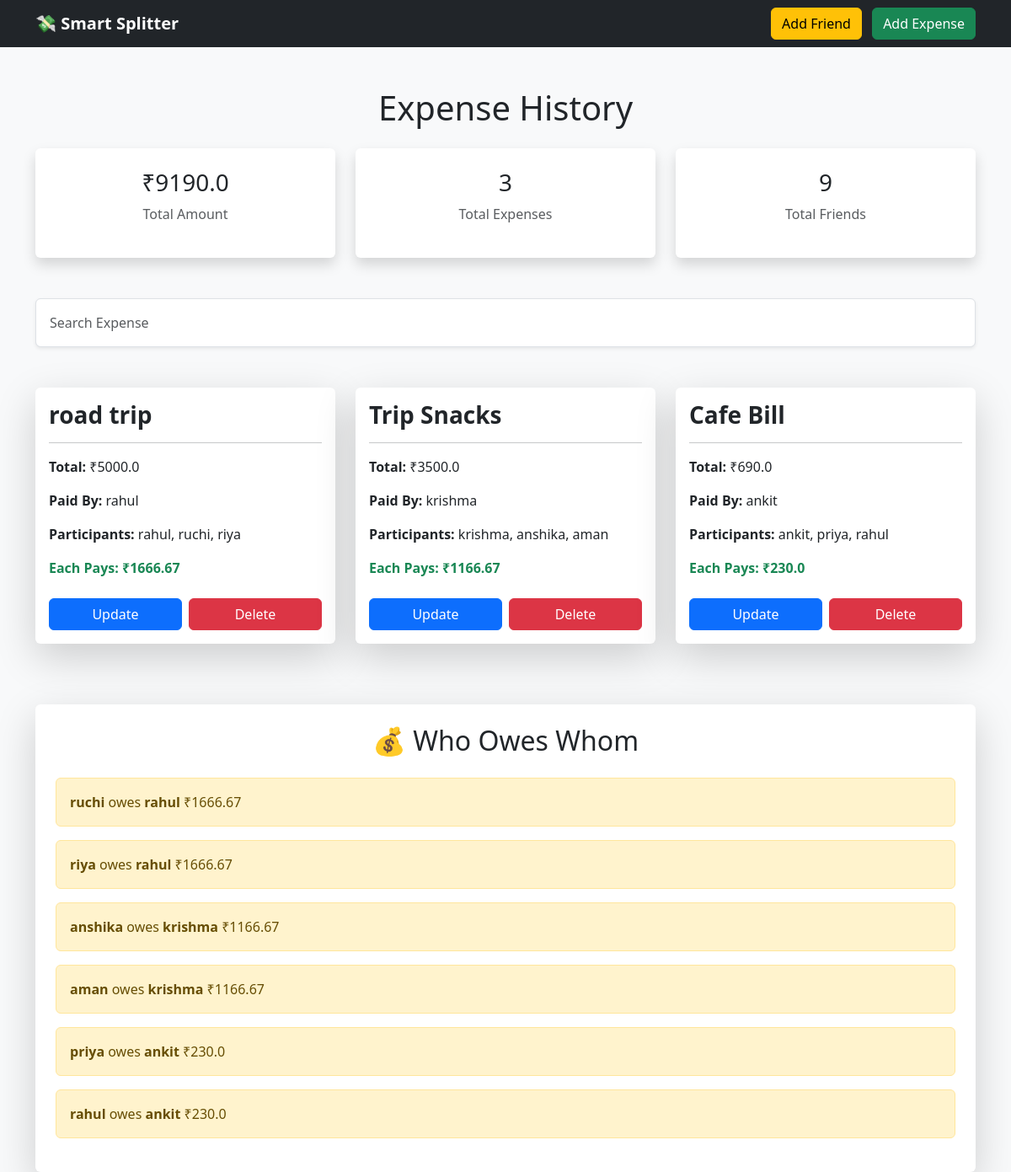
The page / on the database its author committed.
### app/models.py (models this page shows, shortened)
class Expense(models.Model):
    title = models.CharField(max_length=200)
    amount = models.FloatField()
    paid_by = models.ForeignKey(
        Friend,
        on_delete=models.CASCADE
    )
    participants = models.ManyToManyField(
        Friend,
        related_name='expenses'
    )
    created_at = models.DateTimeField(auto_now_add=True)
    def split_amount(self):
        total_people = self.participants.count()
        if total_people == 0:
            return 0
        return round(self.amount / total_people, 2)

class Friend(models.Model):
    name = models.CharField(max_length=100)
    def __str__(self):
        return self.name

### app/views.py (the view)
# urls.py: 2. Add a URL to urlpatterns:  path('', views.home, name='home')
def home(request):
    search = request.GET.get('search')
    expenses = Expense.objects.all().order_by('-created_at')
    if search:
        expenses = expenses.filter(
            title__icontains=search
        )
    total_expenses = Expense.objects.count()
    total_friends = Friend.objects.count()
    total_amount = 0
    for expense in expenses:
        total_amount += expense.amount
    owes_data = []
    for expense in expenses:
        split = expense.split_amount()
        for person in expense.participants.all():
            if person != expense.paid_by:
                owes_data.append({
                    'person': person.name,
                    'paid_to': expense.paid_by.name,
                    'amount': split
                })
    context = {
        'expenses': expenses,
        'total_expenses': total_expenses,
        'total_friends': total_friends,
        'total_amount': total_amount,
        'owes_data': owes_data
    }
    return render(
        request,
        'app/home.html',
        context
    )

### app/templates/app/home.html
{% extends 'app/base.html' %}
{% block content %}
<h1 class="text-center mb-4">
    Expense History
</h1>
<div class="row mb-5">
    <div class="col-md-4">
        <div class="card shadow border-0 text-center p-4">
            <h3>
                ₹{{ total_amount }}
            </h3>
            <p class="text-muted">
                Total Amount
            </p>
        </div>
    </div>
    <div class="col-md-4">
        <div class="card shadow border-0 text-center p-4">
            <h3>
                {{ total_expenses }}
            </h3>
            <p class="text-muted">
                Total Expenses
            </p>
        </div>
    </div>
    <div class="col-md-4">
        <div class="card shadow border-0 text-center p-4">
            <h3>
                {{ total_friends }}
            </h3>
            <p class="text-muted">
                Total Friends
            </p>
        </div>
    </div>
</div>
<form method="GET"
      class="mb-5">
    <input type="text"
           name="search"
           class="form-control shadow-sm p-3"
           placeholder="Search Expense">
</form>
<div class="row">
    {% for expense in expenses %}
    <div class="col-md-4">
        <div class="card border-0 shadow-lg mb-4">
            <div class="card-body">
                <h3 class="fw-bold">
                    {{ expense.title }}
                </h3>
                <hr>
                <p>
                    <strong>Total:</strong>
                    ₹{{ expense.amount }}
                </p>
                <p>
                    <strong>Paid By:</strong>
                    {{ expense.paid_by }}
                </p>
                <p>
                    <strong>Participants:</strong>
                    {% for person in expense.participants.all %}
                        {{ person.name }}{% if not forloop.last %}, {% endif %}
                    {% endfor %}
                </p>
                <p class="text-success fw-bold">
                    Each Pays:
                    ₹{{ expense.split_amount }}
                </p>
                <div class="d-flex gap-2 mt-4">
                    <a href="/update-expense/{{ expense.id }}/"
                       class="btn btn-primary w-50">
                        Update
                    </a>
                    <a href="/delete-expense/{{ expense.id }}/"
                       class="btn btn-danger w-50">
                        Delete
                    </a>
                </div>
            </div>
        </div>
    </div>
    {% empty %}
    <h4 class="text-center text-muted">
        No Expenses Found
    </h4>
    {% endfor %}
</div>
<div class="card shadow-lg border-0 mt-5">
    <div class="card-body p-4">
        <h2 class="mb-4 text-center">
            💰 Who Owes Whom
        </h2>
        {% for item in owes_data %}
        <div class="alert alert-warning">
            <strong>
                {{ item.person }}
            </strong>
            owes
            <strong>
                {{ item.paid_to }}
            </strong>
            ₹{{ item.amount }}
        </div>
        {% empty %}
        <p class="text-center text-muted">
            No pending splits
        </p>
        {% endfor %}
    </div>
</div>
{% endblock %}

### app/templates/app/base.html (shortened to what this page needs)
<!DOCTYPE html>
<html lang="en">
<head>
    <link href="https://cdn.jsdelivr.net/npm/bootstrap@5.3.3/dist/css/bootstrap.min.css"
          rel="stylesheet">
</head>
<body class="bg-light">
<nav class="navbar navbar-dark bg-dark navbar-expand-lg">
    <div class="container">
        <a class="navbar-brand fw-bold"
           href="/">
            💸 Smart Splitter
        </a>
        <div>
            <a href="/add-friend/"
               class="btn btn-warning me-2">
                Add Friend
            </a>
            <a href="/add-expense/"
               class="btn btn-success">
                Add Expense
            </a>
        </div>
    </div>
</nav>
<div class="container mt-5">
    {% block content %}
    {% endblock %}
</div>
</body>
</html>

### rows shown on the page
Expense: title "road trip", amount "5000.0", paid_by "rahul", split_amount "1666.67"
Friend: name "rahul", paid_to "rahul" "rahul", person "rahul"
Friend: name "ruchi", person "ruchi"
Friend: name "riya", person "riya"
Expense: title "Trip Snacks", amount "3500.0", paid_by "krishma", split_amount "1166.67"
Friend: name "krishma", paid_to "krishma" "krishma"
Friend: name "anshika", person "anshika"
Friend: name "aman", person "aman"
Expense: title "Cafe Bill", amount "690.0", paid_by "ankit", split_amount "230.0"
Friend: name "ankit", paid_to "ankit" "ankit"
Friend: name "priya", person "priya"

### other values the page prints
{{ total_amount }} "9190.0"
{{ total_expenses }} "3"
{{ total_friends }} "9"
{{ item.amount }} "1666.67" "1666.67" "1166.67" "1166.67" "230.0" "230.0"
